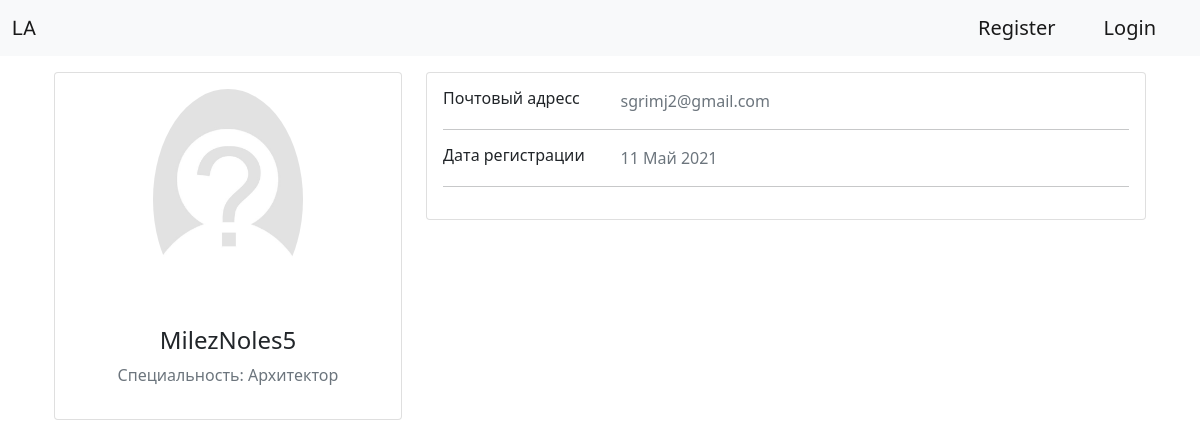
Page /profile/mileznoles5/ on the earlier database version.
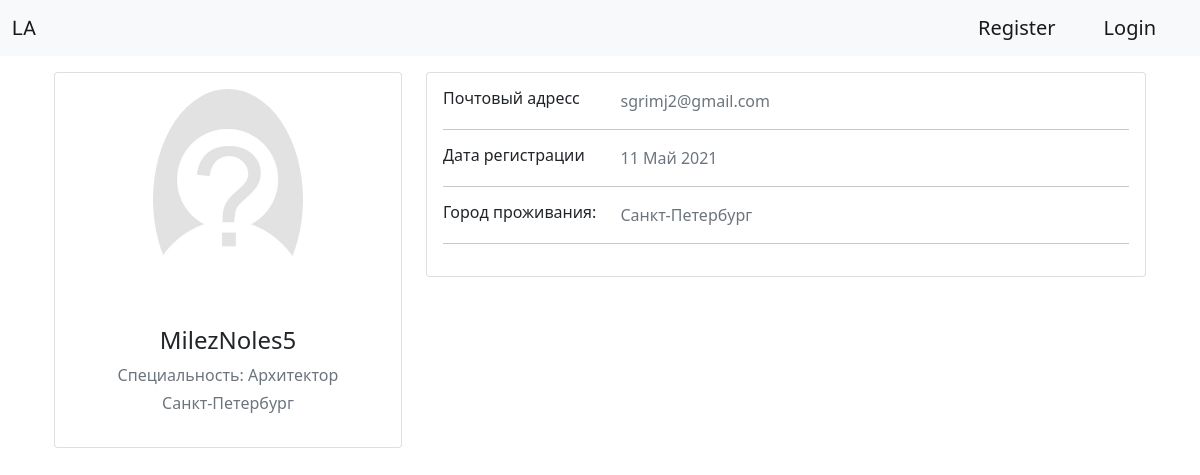
Same page on the later database version.
### blog/models.py (models this page shows, shortened)
class Profile(models.Model):
    user = models.OneToOneField(User, on_delete=models.CASCADE)
    slug = models.SlugField(max_length=255, verbose_name="Url", unique=True)
    bio = models.TextField(blank=True, verbose_name='О себе', )
    city = models.CharField(max_length=60, blank=True)
    occupation = models.CharField(max_length=200, blank=True)
    birth_date = models.DateField(null=True, blank=True)
    profile_picture = models.ImageField(upload_to="useravatars/%Y/%m/%d/", blank=True, verbose_name="profile picture", )
    send_email = models.BooleanField(default=True, verbose_name="Получать рассылку")
    url_for_hh = models.CharField(max_length=255, null=True)
    class Meta:
        verbose_name = "Профиль"
        verbose_name_plural = "Профили"
        ordering = ["user"]

### blog/views.py (the view)
# urls.py: path('profile/<str:slug>/',profile, name="profile"),
@transaction.atomic
def profile(request, slug):
    template_name = 'blog/profile.html'
    profile = get_object_or_404(Profile, slug=slug)
    if request.method == 'POST':
        profile_form = ProfileForm(request.POST, request.FILES, instance=profile)
        if profile_form.is_valid():
            temp_form = profile_form.save(commit=False)
            if temp_form.city:
                check_url = url_creator_hh(temp_form.city, "TEMP")
                if check_url == "Такой город не поддерживается":
                    temp_form.city = temp_form.city + ": временно не поддерживается"
                else:
                    check_city = normalizer_bd(profile_form.instance.city)
                    city = City.objects.filter(name=check_city)
                    if not city:
                        temp = City(name=check_city)
                        temp.save()
            if temp_form.occupation:
                check_occupation = normalizer_bd(profile_form.instance.occupation)
                occupation = Occupation.objects.filter(name=check_occupation)
                if not occupation:
                    temp = Occupation(name=check_occupation)
                    temp.save()
            temp_form.save()
            return redirect("profile", slug=slug)
    else:
        profile_form = ProfileForm(instance=profile)
    context = {'profile': profile,
               'form': profile_form,
               }
    return render(request, template_name, context)

### blog/templates/blog/profile.html (shortened to what this page needs)
{% extends "base_jobs.html"  %}
{% load static %}
{% block content %}
<div class="container my-3">
    <div class="row gutters-sm">
        <div class="col-md-4 mb-3">
            <div class="card">
                <div class="card-body">
                    <div class="d-flex flex-column align-items-center text-center">
                        {% if profile.profile_picture %}
                        <img src="/media/{{profile.profile_picture}}" alt="Avatar" class="rounded-circle" width="150">
                        {% else %}
                        <img src="{% static '/img/missing.jpg' %}" alt="Avatar" class="rounded-circle" width="150">
                        {% endif %}
                        <div class="mt-3">
                            <h4>{{profile.user.username}}</h4>
                            <p class="text-secondary mb-1">
                                {% if profile.occupation %}
                                Специальность: {{profile.occupation}}
                                {% endif %}
                            </p>
                            <p class="text-muted font-size-sm">{{profile.city}}</p>
                        </div>
                    </div>
                </div>
            </div>
        </div>
        <div class="col-md-8">
            <div class="card mb-3">
                <div class="card-body">
                    <div class="row">
                        <div class="col-sm-3">
                            <h6 class="mb-0">Почтовый адресс</h6>
                        </div>
                        <div class="col-sm-9 text-secondary">
                            {{profile.user.email}}
                        </div>
                    </div>
                    <hr>
                    <div class="row">
                        <div class="col-sm-3">
                            <h6 class="mb-0">Дата регистрации</h6>
                        </div>
                        <div class="col-sm-9 text-secondary">
                            {{profile.user.date_joined | date:"d M Y"}}
                        </div>
                    </div>
                    <hr>
                    {% if profile.user.profile.city %}
                    <div class="row">
                        <div class="col-sm-3">
                            <h6 class="mb-0">Город проживания:</h6>
                        </div>
                        <div class="col-sm-9 text-secondary">
                            {{ profile.user.profile.city }}
                        </div>
                    </div>
                    <hr>
                    {% endif %}
                </div>
            </div>
        </div>
    </div>
</div>
{% endblock %}

Differences in the rows shown:
changed Profile "Архитектор": city (not shown) → "Санкт-Петербург"; user.profile.city (not shown) → "Санкт-Петербург"
Other differences:
text now shown: "Город проживания:"
